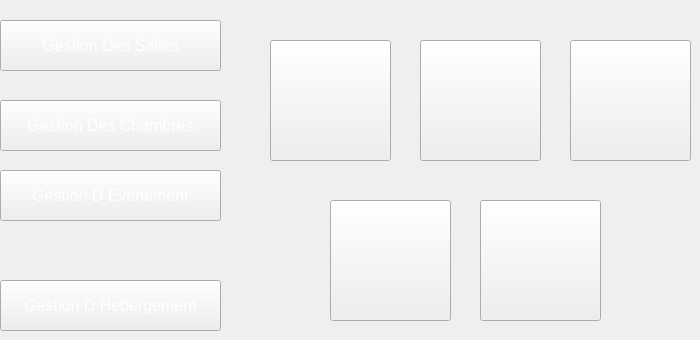
    <widget class="QWidget" name="page_34">
     <widget class="QPushButton" name="pushButton_34">
      <property name="geometry">
       <rect>
        <x>420</x>
        <y>40</y>
        <width>121</width>
        <height>121</height>
       </rect>
      </property>
      <property name="styleSheet">
       <string notr="true">image: url(:/img/icon-modif2 (1).png);</string>
      </property>
      <property name="text">
       <string/>
      </property>
     </widget>
     <widget class="QPushButton" name="pushButton_236">
      <property name="geometry">
       <rect>
        <x>0</x>
        <y>280</y>
        <width>221</width>
        <height>51</height>
       </rect>
      </property>
      <property name="font">
       <font>
        <pointsize>12</pointsize>
       </font>
      </property>
      <property name="styleSheet">
       <string notr="true">color: rgb(255, 255, 255);</string>
      </property>
      <property name="text">
       <string>Gestion D Hebergement</string>
      </property>
     </widget>
     <widget class="QPushButton" name="pushButton_237">
      <property name="geometry">
       <rect>
        <x>330</x>
        <y>200</y>
        <width>121</width>
        <height>121</height>
       </rect>
      </property>
      <property name="styleSheet">
       <string notr="true">image: url(:/img/8774.png);</string>
      </property>
      <property name="text">
       <string/>
      </property>
     </widget>
     <widget class="QPushButton" name="pushButton_238">
      <property name="geometry">
       <rect>
        <x>0</x>
        <y>100</y>
        <width>221</width>
        <height>51</height>
       </rect>
      </property>
      <property name="font">
       <font>
        <pointsize>12</pointsize>
       </font>
      </property>
      <property name="styleSheet">
       <string notr="true">color: rgb(255, 255, 255);
</string>
      </property>
      <property name="text">
       <string>Gestion Des Chambres</string>
      </property>
     </widget>
     <widget class="QPushButton" name="pushButton_239">
      <property name="geometry">
       <rect>
        <x>480</x>
        <y>200</y>
        <width>121</width>
        <height>121</height>
       </rect>
      </property>
      <property name="styleSheet">
       <string notr="true">image: url(:/img/icon-afficher2.png);</string>
      </property>
      <property name="text">
       <string/>
      </property>
     </widget>
     <widget class="QPushButton" name="pushButton_240">
      <property name="geometry">
       <rect>
        <x>270</x>
        <y>40</y>
        <width>121</width>
        <height>121</height>
       </rect>
      </property>
      <property name="styleSheet">
       <string notr="true">

image: url(:/img/icon-ajout2.png);</string>
      </property>
      <property name="text">
       <string/>
      </property>
     </widget>
     <widget class="QPushButton" name="pushButton_241">
      <property name="geometry">
       <rect>
        <x>0</x>
        <y>170</y>
        <width>221</width>
        <height>51</height>
       </rect>
      </property>
      <property name="font">
       <font>
        <pointsize>12</pointsize>
       </font>
      </property>
      <property name="styleSheet">
       <string notr="true">color: rgb(255, 255, 255);
background-image: url(:/img/selected2.png);</string>
      </property>
      <property name="text">
       <string>Gestion D Evenement</string>
      </property>
     </widget>
     <widget class="QPushButton" name="pushButton_242">
      <property name="geometry">
       <rect>
        <x>570</x>
        <y>40</y>
        <width>121</width>
        <height>121</height>
       </rect>
      </property>
      <property name="styleSheet">
       <string notr="true">image: url(:/img/icon-supp2 (1).png);</string>
      </property>
      <property name="text">
       <string/>
      </property>
     </widget>
     <widget class="QPushButton" name="pushButton_457">
      <property name="geometry">
       <rect>
        <x>0</x>
        <y>20</y>
        <width>221</width>
        <height>51</height>
       </rect>
      </property>
      <property name="font">
       <font>
        <pointsize>12</pointsize>
       </font>
      </property>
      <property name="styleSheet">
       <string notr="true">color: rgb(255, 255, 255);
</string>
      </property>
      <property name="text">
       <string>Gestion Des Salles</string>
      </property>
     </widget>
    </widget>
